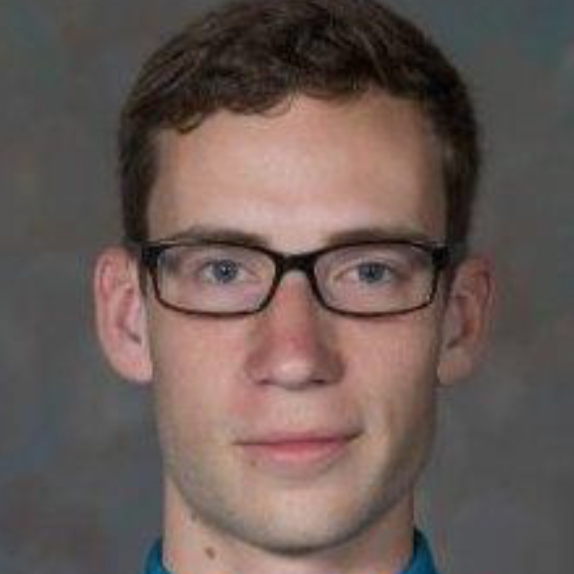
%> input picture labs/lab4/data/us/1.png.png, 574 x 574 px; its folder holds only this picture in this run
$ octave test.m   (GNU Octave 9; MATLAB toolbox functions it lacks are replaced by stand-ins)
%> lines starting %> are read from the running program, lines starting %| are printed output that depends on the picture
### lab4/normalizeData.m
function [ normalizedX, meanFace ] = normalizeData(X)
%NORMALIZEDATA Perform normalization of the matrix X
%   X is assumed to be [n x m] matrix, where m is the number of images and
%   n is the size of the image resized as a column vector. The function
%   will substract the mean image , meanFace, from  every column and divide
%   each column by the variance of its column. ( see pdf for details)
%
%
%   Input:
%
%   X           -       [n x m] unnormalized data matrix, m - number of
%       images, n - image reshaped as a column vector
%
%   Output:
%
%   normalizedX -       [n x m] normalized data matrix (substracted mean,
%       divided by the variance)
%   meanFace    -       [n x 1] vector which is a mean face from the X matrix
%
%   author: Ivan Bogun

% your code here

[m n] = size(X);

meanFace = mean(X);

normalizedX = X;
normalizedX = bsxfun(@minus, normalizedX, meanFace);
variances = sum(normalizedX.^2, 2) / n;
normalizedX = bsxfun(@rdivide, normalizedX, sqrt(variances));

end

### labs/lab4/myPCA.m
function [ V,D ] = myPCA( X )
%MYPCA perform PCA for the data matrix X
%
%   First, covariance matrix should be calculated. Principal components
%   will be given as eigenvectors of the covariance matrix. Resulting
%   eigenvectors and eigenvalues should be returned in descending order of
%   eigenvalues. Also, eigenvalues should be normalized to sum up to 1.
%
%   Input:
%       X           -       normalized data  matrix
%
%
%   Output:
%       V           -       eigenvectors
%       D           -       eigenvalues
%
% author: Ivan Bogun


% your code here

% function 'cov' cannot be used here

[normalizedX, meanFace] = normalizeData(X);
[m n] = size(normalizedX);
C = normalizedX' * normalizedX / m;
[V, D] = eig(C);
[V, D] = sortem(V, D);
D = diag(D);

end

### labs/lab4/test.m
currDir = 'data/us/';
list = dir(currDir);

rows = 70;
cols = 70;
data = zeros(rows * cols, length(list) - 2);

for i = 3:length(list)
  imgPath = strcat(currDir, list(i).name);
  img = imread(imgPath);
%> img is the input picture: size 574x574x3 uint8; mean R, G, B 104.9, 89.9, 85.3
  img = img(:,:,1);
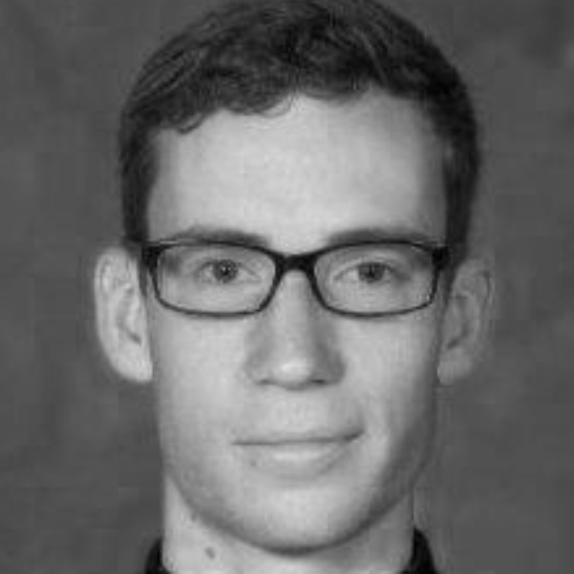
%> img: size 574x574 uint8; min 1, max 223, mean 104.9
  I = imresize(double(img), [rows, cols]);
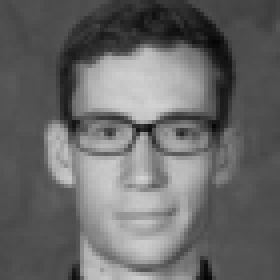
%> I: size 70x70 double (shown 4 times larger); min 5.96, max 211.2, mean 104.9
  I = double((I(:)));
%> I = 4900 values, max 211.2 at index 2495, min 5.96 at index 3640, mean 104.9
  data(:, i - 2) = I;
end
data = data';
%> data has the same summary as I
[V, D] = myPCA(data);
%> in normalizeData, `meanFace = mean(X);`: meanFace = 104.9
%> in normalizeData, `normalizedX = X;`: normalizedX has the same summary as I outside normalizeData
%> in normalizeData, `normalizedX = bsxfun(@minus, normalizedX, meanFace);`: normalizedX = 4900 values, max 106.3 at index 2495, min -98.93 at index 3640, mean -7.42e-16
%> in normalizeData, `variances = sum(normalizedX.^2, 2) / n;`: variances = 2326.8
%> in normalizeData, `normalizedX = bsxfun(@rdivide, normalizedX, sqrt(variances));`: normalizedX = 4900 values, max 2.2 at index 2495, min -2.05 at index 3640, mean 4.64e-17
%> in myPCA, `[normalizedX, meanFace] = normalizeData(X);`: meanFace = 104.9
%> (the run ends here)
